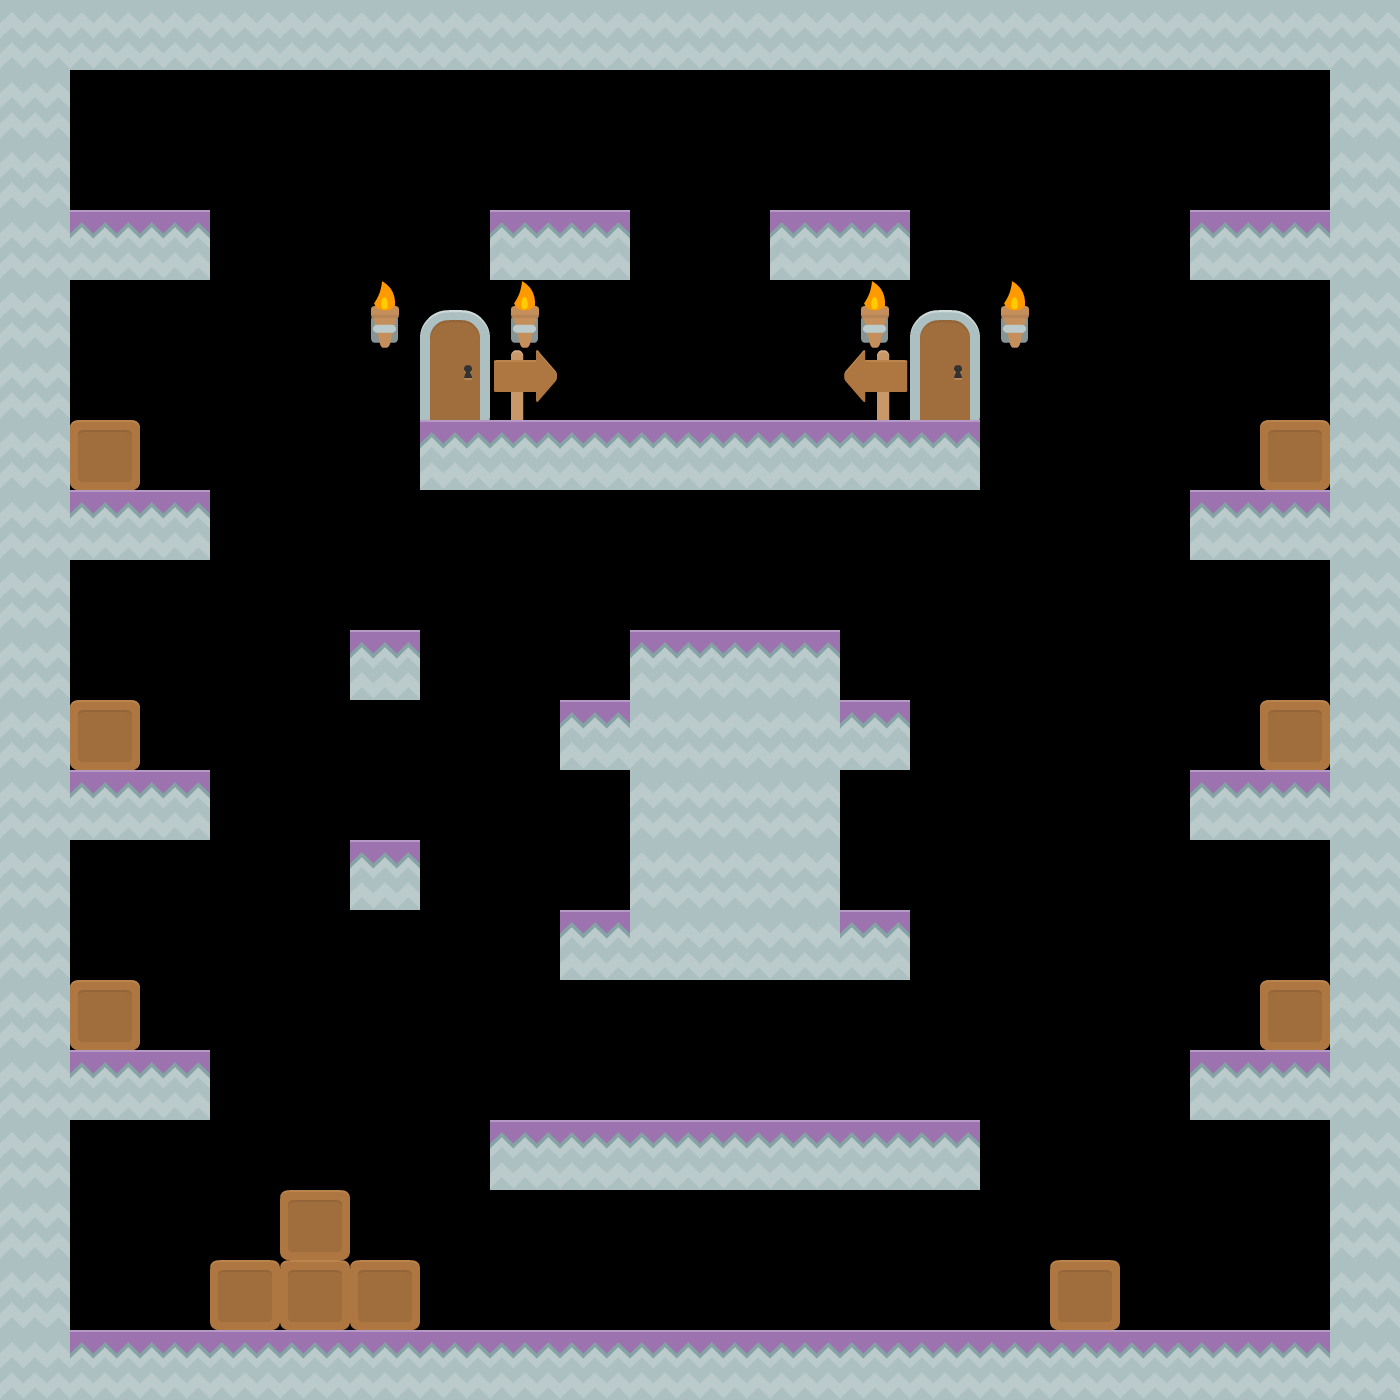

A 2D game scene composited from a Tiled map and its tileset images. What follows is a short description and the map's XML, with each tile layer's data collapsed to a summary:
An orthogonal 20x20 tile map with 70x70 px tiles, 3 tile layers (Below Player, World, Above Player) and 2 objects.

<map version="1.2" tiledversion="1.2.1" orientation="orthogonal" renderorder="right-down" width="20" height="20" tilewidth="70" tileheight="70" infinite="0" nextlayerid="7" nextobjectid="1">
 <tileset firstgid="1" name="base_platformer" tilewidth="70" tileheight="70" spacing="2" tilecount="156" columns="12">
  <image source="tiles_spritesheet.png" width="914" height="936" />
  <tile id="0">
   <properties>
    <property name="collides" type="bool" value="true" />
   </properties>
  </tile>
  <tile id="1">
   <properties>
    <property name="collides" type="bool" value="true" />
   </properties>
  </tile>
  <tile id="2">
   <properties>
    <property name="collides" type="bool" value="true" />
   </properties>
  </tile>
  <tile id="3">
   <properties>
    <property name="collides" type="bool" value="true" />
   </properties>
  </tile>
  <tile id="4">
   <properties>
    <property name="collides" type="bool" value="true" />
   </properties>
  </tile>
  <tile id="5">
   <properties>
    <property name="collides" type="bool" value="true" />
   </properties>
  </tile>
  <tile id="6">
   <properties>
    <property name="collides" type="bool" value="true" />
   </properties>
  </tile>
  <tile id="7">
   <properties>
    <property name="collides" type="bool" value="true" />
   </properties>
  </tile>
  <tile id="8">
   <properties>
    <property name="collides" type="bool" value="true" />
   </properties>
  </tile>
  <tile id="9">
   <properties>
    <property name="collides" type="bool" value="true" />
   </properties>
  </tile>
  <tile id="10">
   <properties>
    <property name="collides" type="bool" value="true" />
   </properties>
  </tile>
  <tile id="11">
   <properties>
    <property name="collides" type="bool" value="true" />
   </properties>
  </tile>
  <tile id="12">
   <properties>
    <property name="collides" type="bool" value="true" />
   </properties>
  </tile>
  <tile id="13">
   <properties>
    <property name="collides" type="bool" value="true" />
   </properties>
  </tile>
  <tile id="14">
   <properties>
    <property name="collides" type="bool" value="true" />
   </properties>
  </tile>
  <tile id="15">
   <properties>
    <property name="collides" type="bool" value="true" />
   </properties>
  </tile>
  <tile id="16">
   <properties>
    <property name="collides" type="bool" value="true" />
   </properties>
  </tile>
  <tile id="17">
   <properties>
    <property name="collides" type="bool" value="true" />
   </properties>
  </tile>
  <tile id="18">
   <properties>
    <property name="collides" type="bool" value="true" />
   </properties>
  </tile>
  <tile id="19">
   <properties>
    <property name="collides" type="bool" value="true" />
   </properties>
  </tile>
  <tile id="20">
   <properties>
    <property name="collides" type="bool" value="true" />
   </properties>
  </tile>
  <tile id="21">
   <properties>
    <property name="collides" type="bool" value="true" />
   </properties>
  </tile>
  <tile id="22">
   <properties>
    <property name="collides" type="bool" value="true" />
   </properties>
  </tile>
  <tile id="23">
   <properties>
    <property name="collides" type="bool" value="true" />
   </properties>
  </tile>
  <tile id="24">
   <properties>
    <property name="collides" type="bool" value="true" />
   </properties>
  </tile>
  <tile id="25">
   <properties>
    <property name="collides" type="bool" value="true" />
   </properties>
  </tile>
  <tile id="26">
   <properties>
    <property name="collides" type="bool" value="true" />
   </properties>
  </tile>
  <tile id="27">
   <properties>
    <property name="collides" type="bool" value="true" />
   </properties>
  </tile>
  <tile id="28">
   <properties>
    <property name="collides" type="bool" value="true" />
   </properties>
  </tile>
  <tile id="29">
   <properties>
    <property name="collides" type="bool" value="true" />
   </properties>
  </tile>
  <tile id="30">
   <properties>
    <property name="collides" type="bool" value="true" />
   </properties>
  </tile>
  <tile id="31">
   <properties>
    <property name="collides" type="bool" value="true" />
   </properties>
  </tile>
  <tile id="32">
   <properties>
    <property name="collides" type="bool" value="true" />
   </properties>
  </tile>
  <tile id="33">
   <properties>
    <property name="collides" type="bool" value="true" />
   </properties>
  </tile>
  <tile id="34">
   <properties>
    <property name="collides" type="bool" value="true" />
   </properties>
  </tile>
  <tile id="35">
   <properties>
    <property name="collides" type="bool" value="true" />
   </properties>
  </tile>
  <tile id="36">
   <properties>
    <property name="collides" type="bool" value="true" />
   </properties>
  </tile>
  <tile id="37">
   <properties>
    <property name="collides" type="bool" value="true" />
   </properties>
  </tile>
  <tile id="38">
   <properties>
    <property name="collides" type="bool" value="true" />
   </properties>
  </tile>
  <tile id="39">
   <properties>
    <property name="collides" type="bool" value="true" />
   </properties>
  </tile>
  <tile id="40">
   <properties>
    <property name="collides" type="bool" value="true" />
   </properties>
  </tile>
  <tile id="41">
   <properties>
    <property name="collides" type="bool" value="true" />
   </properties>
  </tile>
  <tile id="42">
   <properties>
    <property name="collides" type="bool" value="true" />
   </properties>
  </tile>
  <tile id="43">
   <properties>
    <property name="collides" type="bool" value="true" />
   </properties>
  </tile>
  <tile id="44">
   <properties>
    <property name="collides" type="bool" value="true" />
   </properties>
  </tile>
  <tile id="45">
   <properties>
    <property name="collides" type="bool" value="true" />
   </properties>
  </tile>
  <tile id="46">
   <properties>
    <property name="collides" type="bool" value="true" />
   </properties>
  </tile>
  <tile id="47">
   <properties>
    <property name="collides" type="bool" value="true" />
   </properties>
  </tile>
  <tile id="48">
   <properties>
    <property name="collides" type="bool" value="true" />
   </properties>
  </tile>
  <tile id="49">
   <properties>
    <property name="collides" type="bool" value="true" />
   </properties>
  </tile>
  <tile id="50">
   <properties>
    <property name="collides" type="bool" value="true" />
   </properties>
  </tile>
  <tile id="51">
   <properties>
    <property name="collides" type="bool" value="true" />
   </properties>
  </tile>
  <tile id="52">
   <properties>
    <property name="collides" type="bool" value="true" />
   </properties>
  </tile>
  <tile id="53">
   <properties>
    <property name="collides" type="bool" value="true" />
   </properties>
  </tile>
  <tile id="54">
   <properties>
    <property name="collides" type="bool" value="true" />
   </properties>
  </tile>
  <tile id="55">
   <properties>
    <property name="collides" type="bool" value="true" />
   </properties>
  </tile>
  <tile id="56">
   <properties>
    <property name="collides" type="bool" value="true" />
   </properties>
  </tile>
  <tile id="57">
   <properties>
    <property name="collides" type="bool" value="true" />
   </properties>
  </tile>
  <tile id="58">
   <properties>
    <property name="collides" type="bool" value="true" />
   </properties>
  </tile>
  <tile id="59">
   <properties>
    <property name="collides" type="bool" value="true" />
   </properties>
  </tile>
  <tile id="60">
   <properties>
    <property name="collides" type="bool" value="true" />
   </properties>
  </tile>
  <tile id="61">
   <properties>
    <property name="collides" type="bool" value="true" />
   </properties>
  </tile>
  <tile id="62">
   <properties>
    <property name="collides" type="bool" value="true" />
   </properties>
  </tile>
  <tile id="63">
   <properties>
    <property name="collides" type="bool" value="true" />
   </properties>
  </tile>
  <tile id="64">
   <properties>
    <property name="collides" type="bool" value="true" />
   </properties>
  </tile>
  <tile id="65">
   <properties>
    <property name="collides" type="bool" value="true" />
   </properties>
  </tile>
  <tile id="66">
   <properties>
    <property name="collides" type="bool" value="true" />
   </properties>
  </tile>
  <tile id="67">
   <properties>
    <property name="collides" type="bool" value="true" />
   </properties>
  </tile>
  <tile id="68">
   <properties>
    <property name="collides" type="bool" value="true" />
   </properties>
  </tile>
  <tile id="69">
   <properties>
    <property name="collides" type="bool" value="true" />
   </properties>
  </tile>
  <tile id="70">
   <properties>
    <property name="collides" type="bool" value="true" />
   </properties>
  </tile>
  <tile id="71">
   <properties>
    <property name="collides" type="bool" value="true" />
   </properties>
  </tile>
  <tile id="72">
   <properties>
    <property name="collides" type="bool" value="true" />
   </properties>
  </tile>
  <tile id="73">
   <properties>
    <property name="collides" type="bool" value="true" />
   </properties>
  </tile>
  <tile id="74">
   <properties>
    <property name="collides" type="bool" value="true" />
   </properties>
  </tile>
  <tile id="75">
   <properties>
    <property name="collides" type="bool" value="true" />
   </properties>
  </tile>
  <tile id="76">
   <properties>
    <property name="collides" type="bool" value="true" />
   </properties>
  </tile>
  <tile id="77">
   <properties>
    <property name="collides" type="bool" value="true" />
   </properties>
  </tile>
  <tile id="78">
   <properties>
    <property name="collides" type="bool" value="true" />
   </properties>
  </tile>
  <tile id="79">
   <properties>
    <property name="collides" type="bool" value="true" />
   </properties>
  </tile>
  <tile id="80">
   <properties>
    <property name="collides" type="bool" value="true" />
   </properties>
  </tile>
  <tile id="81">
   <properties>
    <property name="collides" type="bool" value="true" />
   </properties>
  </tile>
  <tile id="82">
   <properties>
    <property name="collides" type="bool" value="true" />
   </properties>
  </tile>
  <tile id="83">
   <properties>
    <property name="collides" type="bool" value="true" />
   </properties>
  </tile>
  <tile id="84">
   <properties>
    <property name="collides" type="bool" value="true" />
   </properties>
  </tile>
  <tile id="85">
   <properties>
    <property name="collides" type="bool" value="true" />
   </properties>
  </tile>
  <tile id="86">
   <properties>
    <property name="collides" type="bool" value="true" />
   </properties>
  </tile>
  <tile id="87">
   <properties>
    <property name="collides" type="bool" value="true" />
   </properties>
  </tile>
  <tile id="88">
   <properties>
    <property name="collides" type="bool" value="true" />
   </properties>
  </tile>
  <tile id="89">
   <properties>
    <property name="collides" type="bool" value="true" />
   </properties>
  </tile>
  <tile id="90">
   <properties>
    <property name="collides" type="bool" value="true" />
   </properties>
  </tile>
  <tile id="91">
   <properties>
    <property name="collides" type="bool" value="true" />
   </properties>
  </tile>
  <tile id="92">
   <properties>
    <property name="collides" type="bool" value="true" />
   </properties>
  </tile>
  <tile id="93">
   <properties>
    <property name="collides" type="bool" value="true" />
   </properties>
  </tile>
  <tile id="94">
   <properties>
    <property name="collides" type="bool" value="true" />
   </properties>
  </tile>
  <tile id="95">
   <properties>
    <property name="collides" type="bool" value="true" />
   </properties>
  </tile>
  <tile id="96">
   <properties>
    <property name="collides" type="bool" value="true" />
   </properties>
  </tile>
  <tile id="97">
   <properties>
    <property name="collides" type="bool" value="true" />
   </properties>
  </tile>
  <tile id="98">
   <properties>
    <property name="collides" type="bool" value="true" />
   </properties>
  </tile>
  <tile id="99">
   <properties>
    <property name="collides" type="bool" value="true" />
   </properties>
  </tile>
  <tile id="100">
   <properties>
    <property name="collides" type="bool" value="true" />
   </properties>
  </tile>
  <tile id="101">
   <properties>
    <property name="collides" type="bool" value="true" />
   </properties>
  </tile>
  <tile id="102">
   <properties>
    <property name="collides" type="bool" value="true" />
   </properties>
  </tile>
  <tile id="103">
   <properties>
    <property name="collides" type="bool" value="true" />
   </properties>
  </tile>
  <tile id="104">
   <properties>
    <property name="collides" type="bool" value="true" />
   </properties>
  </tile>
  <tile id="105">
   <properties>
    <property name="collides" type="bool" value="true" />
   </properties>
  </tile>
  <tile id="106">
   <properties>
    <property name="collides" type="bool" value="true" />
   </properties>
  </tile>
  <tile id="107">
   <properties>
    <property name="collides" type="bool" value="true" />
   </properties>
  </tile>
  <tile id="108">
   <properties>
    <property name="collides" type="bool" value="true" />
   </properties>
  </tile>
  <tile id="109">
   <properties>
    <property name="collides" type="bool" value="true" />
   </properties>
  </tile>
  <tile id="110">
   <properties>
    <property name="collides" type="bool" value="true" />
   </properties>
  </tile>
  <tile id="111">
   <properties>
    <property name="collides" type="bool" value="true" />
   </properties>
  </tile>
  <tile id="112">
   <properties>
    <property name="collides" type="bool" value="true" />
   </properties>
  </tile>
  <tile id="113">
   <properties>
    <property name="collides" type="bool" value="true" />
   </properties>
  </tile>
  <tile id="114">
   <properties>
    <property name="collides" type="bool" value="true" />
   </properties>
  </tile>
  <tile id="115">
   <properties>
    <property name="collides" type="bool" value="true" />
   </properties>
  </tile>
  <tile id="116">
   <properties>
    <property name="collides" type="bool" value="true" />
   </properties>
  </tile>
  <tile id="117">
   <properties>
    <property name="collides" type="bool" value="true" />
   </properties>
  </tile>
  <tile id="118">
   <properties>
    <property name="collides" type="bool" value="true" />
   </properties>
  </tile>
  <tile id="119">
   <properties>
    <property name="collides" type="bool" value="true" />
   </properties>
  </tile>
  <tile id="120">
   <properties>
    <property name="collides" type="bool" value="true" />
   </properties>
  </tile>
  <tile id="121">
   <properties>
    <property name="collides" type="bool" value="true" />
   </properties>
  </tile>
  <tile id="122">
   <properties>
    <property name="collides" type="bool" value="true" />
   </properties>
  </tile>
  <tile id="123">
   <properties>
    <property name="collides" type="bool" value="true" />
   </properties>
  </tile>
  <tile id="124">
   <properties>
    <property name="collides" type="bool" value="true" />
   </properties>
  </tile>
  <tile id="125">
   <properties>
    <property name="collides" type="bool" value="true" />
   </properties>
  </tile>
  <tile id="126">
   <properties>
    <property name="collides" type="bool" value="true" />
   </properties>
  </tile>
  <tile id="127">
   <properties>
    <property name="collides" type="bool" value="true" />
   </properties>
  </tile>
  <tile id="128">
   <properties>
    <property name="collides" type="bool" value="true" />
   </properties>
  </tile>
  <tile id="129">
   <properties>
    <property name="collides" type="bool" value="true" />
   </properties>
  </tile>
  <tile id="130">
   <properties>
    <property name="collides" type="bool" value="true" />
   </properties>
  </tile>
  <tile id="131">
   <properties>
    <property name="collides" type="bool" value="true" />
   </properties>
  </tile>
  <tile id="132">
   <properties>
    <property name="collides" type="bool" value="true" />
   </properties>
  </tile>
  <tile id="133">
   <properties>
    <property name="collides" type="bool" value="true" />
   </properties>
  </tile>
  <tile id="134">
   <properties>
    <property name="collides" type="bool" value="true" />
   </properties>
  </tile>
  <tile id="135">
   <properties>
    <property name="collides" type="bool" value="true" />
   </properties>
  </tile>
  <tile id="136">
   <properties>
    <property name="collides" type="bool" value="true" />
   </properties>
  </tile>
  <tile id="137">
   <properties>
    <property name="collides" type="bool" value="true" />
   </properties>
  </tile>
  <tile id="138">
   <properties>
    <property name="collides" type="bool" value="true" />
   </properties>
  </tile>
  <tile id="139">
   <properties>
    <property name="collides" type="bool" value="true" />
   </properties>
   <objectgroup draworder="index">
    <object id="1" x="2" y="1" width="66" height="33" />
    <object id="2" x="42" y="4" width="26" height="63" />
   </objectgroup>
  </tile>
  <tile id="140">
   <properties>
    <property name="collides" type="bool" value="true" />
   </properties>
  </tile>
  <tile id="141">
   <properties>
    <property name="collides" type="bool" value="true" />
   </properties>
  </tile>
  <tile id="142">
   <properties>
    <property name="collides" type="bool" value="true" />
   </properties>
  </tile>
  <tile id="143">
   <properties>
    <property name="collides" type="bool" value="true" />
   </properties>
  </tile>
  <tile id="144">
   <properties>
    <property name="collides" type="bool" value="true" />
   </properties>
  </tile>
  <tile id="145">
   <properties>
    <property name="collides" type="bool" value="true" />
   </properties>
  </tile>
  <tile id="146">
   <properties>
    <property name="collides" type="bool" value="true" />
   </properties>
  </tile>
  <tile id="147">
   <properties>
    <property name="collides" type="bool" value="true" />
   </properties>
  </tile>
  <tile id="148">
   <properties>
    <property name="collides" type="bool" value="true" />
   </properties>
  </tile>
  <tile id="149">
   <properties>
    <property name="collides" type="bool" value="true" />
   </properties>
  </tile>
  <tile id="150">
   <properties>
    <property name="collides" type="bool" value="true" />
   </properties>
  </tile>
  <tile id="151">
   <properties>
    <property name="collides" type="bool" value="true" />
   </properties>
  </tile>
  <tile id="152">
   <properties>
    <property name="collides" type="bool" value="true" />
   </properties>
  </tile>
  <tile id="153">
   <properties>
    <property name="collides" type="bool" value="true" />
   </properties>
  </tile>
  <tile id="154">
   <properties>
    <property name="collides" type="bool" value="true" />
   </properties>
  </tile>
  <tile id="155">
   <properties>
    <property name="collides" type="bool" value="true" />
   </properties>
  </tile>
 </tileset>
 <layer id="2" name="Below Player" width="20" height="20">
  <data>[400 cells, 16 non-empty, 6 distinct tile ids]</data>
 </layer>
 <layer id="3" name="World" width="20" height="20">
  <data>[400 cells, 143 non-empty, 3 distinct tile ids]</data>
 </layer>
 <layer id="1" name="Above Player" width="20" height="20">
  <data>[400 cells, 0 non-empty, 0 distinct tile ids]</data>
 </layer>
</map>
